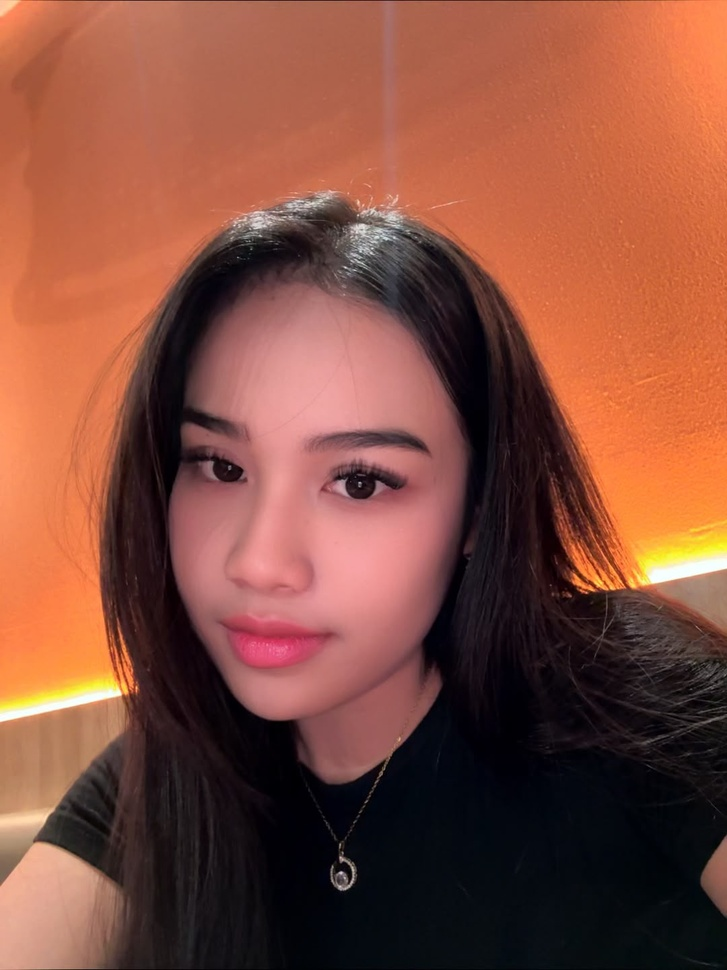
#> input picture Example Image/Ervira.jpeg, 727 x 970 px, shrunk from 1080 x 1440 before the run
$ jupyter execute Image_Sharpening.ipynb
#> lines starting #> are read from the running program, lines starting #| are printed output that depends on the picture
[cell 1]
import cv2
import numpy as np
import matplotlib.pyplot as plt

# Upload gambar ke folder workspace, lalu masukkan nama file di sini.
filename = input("Enter the name/path of the image file: ").strip()
#> the answer given: Example Image/Ervira.jpeg
print("Selected file:", filename)

# Read image
img = cv2.imread(filename)
#> img is the input picture: shape (970, 727, 3); mean B, G, R 61.7, 77.5, 132.1

if img is None:
    raise FileNotFoundError(
        f"Image not found: {filename}. "
        "Make sure the image is uploaded to the workspace folder."
    )

# Convert BGR -> RGB
img_rgb = cv2.cvtColor(img, cv2.COLOR_BGR2RGB)

# Sharpening
kernel_sharpening = np.array([
    [-1, -1, -1],
    [-1,  9, -1],
    [-1, -1, -1]
])

sharpened = cv2.filter2D(img_rgb, -1, kernel_sharpening)
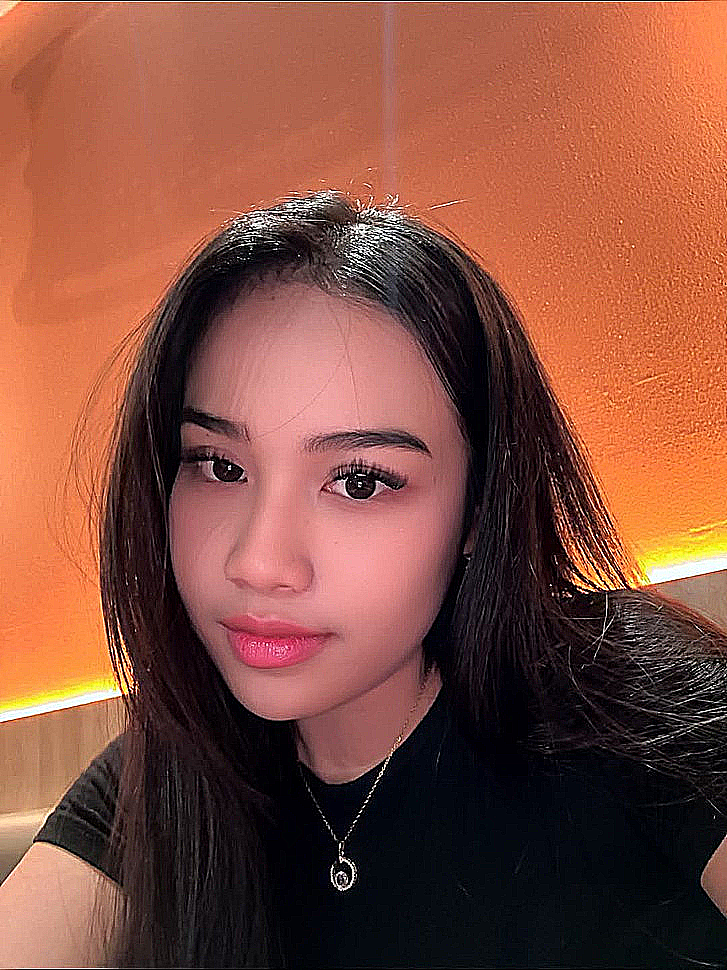
#> sharpened: shape (970, 727, 3); mean R, G, B 131.9, 78.4, 62.7

# Brightness
brightness_value = int(
    input("Brightness, example 50 for Bright or -50 for Dark: ")
)
#> the answer given: 3

brightened = cv2.convertScaleAbs(
    img_rgb,
    alpha=1,
    beta=brightness_value
)

# Output
plt.figure(figsize=(15, 8))

plt.subplot(1, 3, 1)
plt.imshow(img_rgb)
plt.title("Original Image")
plt.axis("off")

plt.subplot(1, 3, 2)
plt.imshow(sharpened)
plt.title("Sharpened Image")
plt.axis("off")

plt.subplot(1, 3, 3)
plt.imshow(brightened)
plt.title("Brightened Image")
plt.axis("off")

plt.tight_layout()
plt.show()
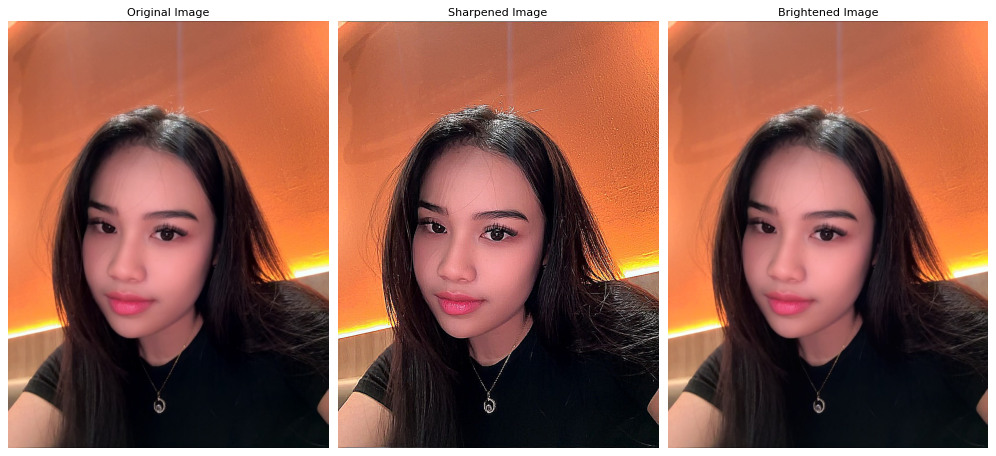
#> figure drawn by matplotlib, 3 panels

$ run again, on Example Image/Segmentation.png
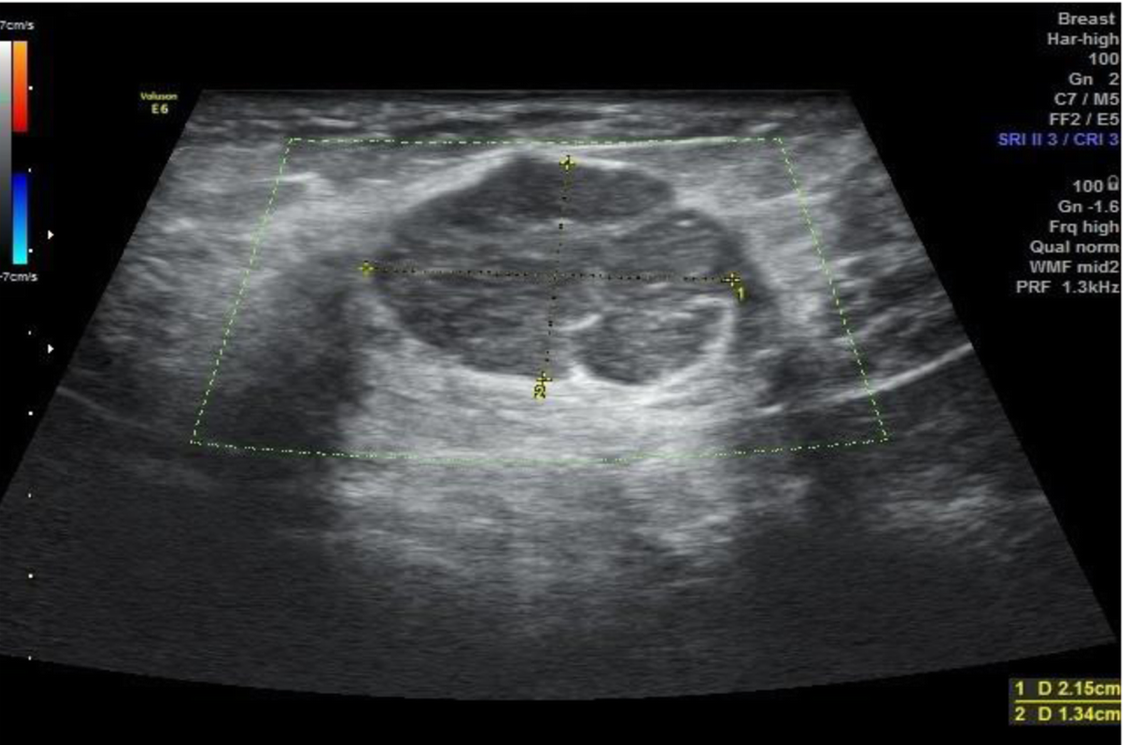
#> input picture Example Image/Segmentation.png, 1124 x 745 px
#> img is the input picture: shape (745, 1124, 3); mean B, G, R 57.2, 56, 54.5
#> `sharpened = cv2.filter2D(img_rgb, -1, kernel_sharpening)`:
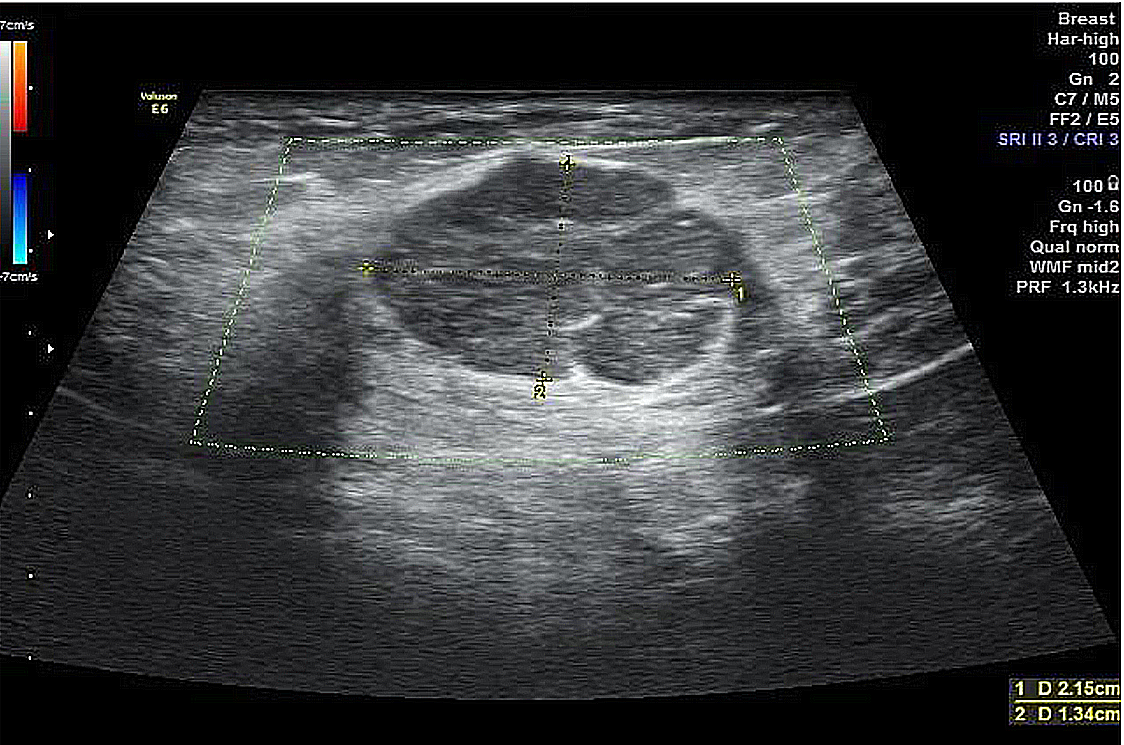
#> sharpened: shape (745, 1124, 3); mean R, G, B 55.3, 56.8, 58.1
#> `plt.show()`:
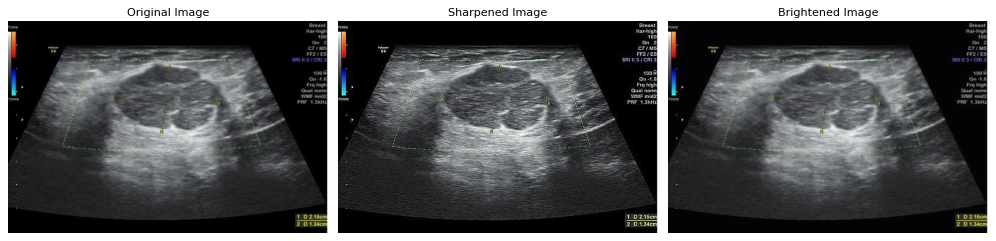
#> figure drawn by matplotlib, 3 panels
